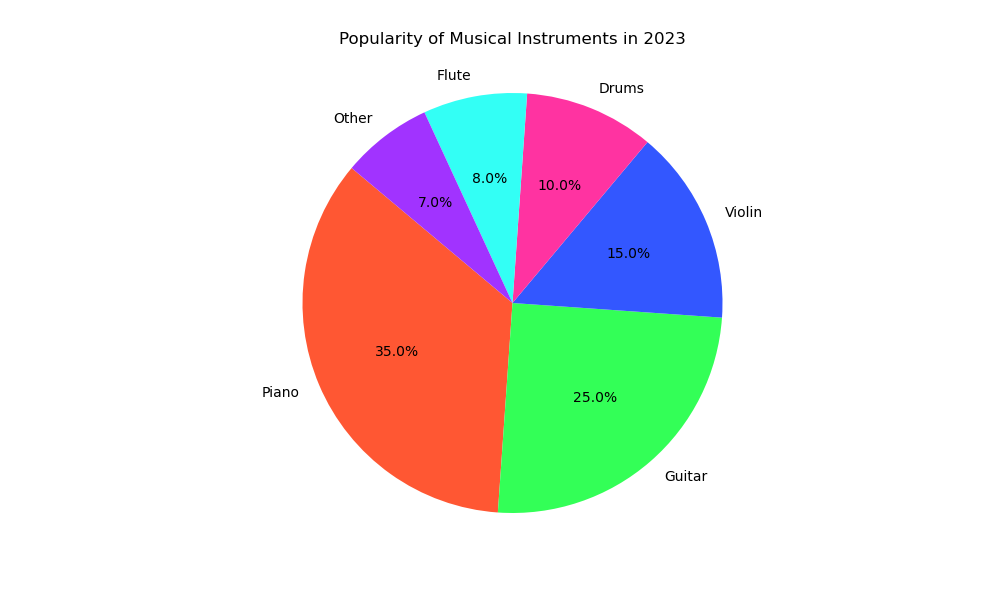

This figure's Python source:

import matplotlib.pyplot as plt

# Data for the chart
instruments = ['Piano', 'Guitar', 'Violin', 'Drums', 'Flute', 'Other']
percentages = [35, 25, 15, 10, 8, 7]
colors = ['#FF5733', '#33FF57', '#3357FF', '#FF33A1', '#33FFF5', '#A133FF']

# Create a pie chart
plt.figure(figsize=(10, 6)) # Set the width and height of the chart
plt.pie(percentages, labels=instruments, autopct='%1.1f%%', colors=colors, startangle=140)

plt.title('Popularity of Musical Instruments in 2023', pad=20) # Change the headline to match the topic
plt.axis('equal') # Equal aspect ratio ensures that pie is drawn as a circle.

# Display the chart
plt.show()
